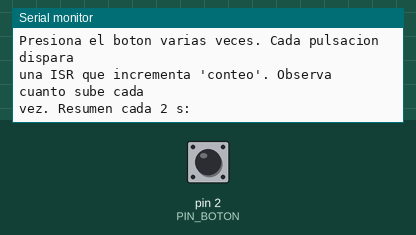
A sketch run on a simulated Arduino Uno, built with avr-gcc and run on an emulated ATmega328P. On the bench: the last lines printed to the serial monitor. The test bench sets the inputs (shaded band); at power-on: pin 2 (PIN_BOTON) LOW.

Above: at 1.2 s.
1.3 s: pin 2 (PIN_BOTON) pulled HIGH for 0.15 s
At 3.1 s:
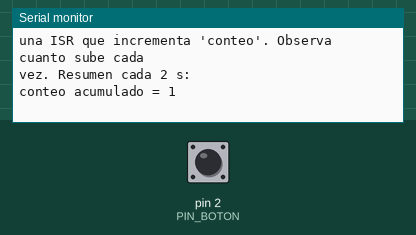
4.4 s: pin 2 (PIN_BOTON) pulled HIGH for 1 s
At 6.7 s:
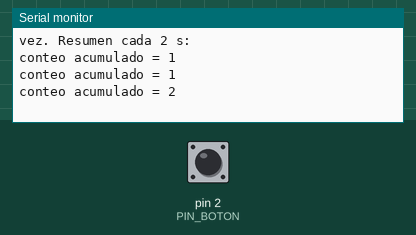
6.9 s: pin 2 (PIN_BOTON) pulled HIGH for 0.15 s
At 8.9 s:
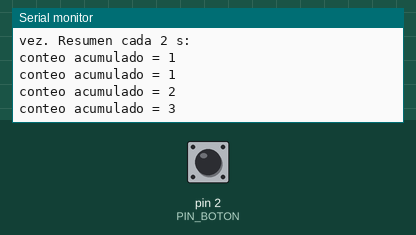
Timing chart, 0 to 10.4 s (numbered marks = the images above; inputs shaded):
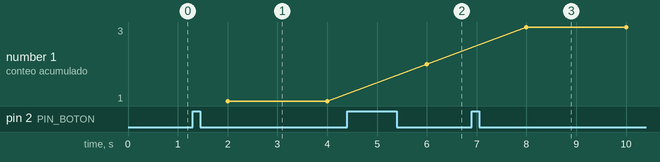

The sketch:

lab-02-demo-conteo-flancos.ino
```cpp
/*
 * Demostración de interrupción externa: conteo de flancos de un botón.
 * Sesión 2 — worked example de la presentación de teoría.
 *
 * Propósito: mostrar que una interrupción RISING cuenta CADA flanco físico
 * del botón, con resolución de microsegundos e independiente del loop().
 *
 * Circuito requerido (el mismo de la Sesión 1):
 *   - Botón en D2 (INT0) con resistencia pull-down de 10 kΩ a GND.
 *   - Al presionar, el pin pasa a HIGH -> se genera un flanco RISING.
 *
 * Qué se observa: al presionar UNA vez y soltar, el contador suele
 * incrementar MÁS de uno. No es un error del programa: cada rebote mecánico
 * del contacto (una ráfaga de transiciones en ~1-10 ms) genera su propia
 * interrupción. Con polling y delay() ese fenómeno quedaba por debajo de la
 * resolución del muestreo; con interrupción se hace visible.
 */

// Pin del botón en una entrada de interrupción externa del Arduino Uno.
const int PIN_BOTON = 2;        // D2 = INT0

// Contador modificado dentro de la ISR: obligatorio usar volatile.
volatile unsigned int conteo = 0;

void contar() {
  // ISR: lo más breve posible. Solo incrementa el contador.
  conteo++;
}

void setup() {
  Serial.begin(9600);
  pinMode(PIN_BOTON, INPUT);            // botón con pull-down externo (S1)
  // RISING: la ISR se ejecuta en cada flanco ascendente (al presionar).
  attachInterrupt(digitalPinToInterrupt(PIN_BOTON), contar, RISING);
  Serial.println("Presiona el boton varias veces. Cada pulsacion dispara");
  Serial.println("una ISR que incrementa 'conteo'. Observa cuanto sube cada");
  Serial.println("vez. Resumen cada 2 s:");
}

unsigned long ultimoResumen = 0;

void loop() {
  // Cada 2 s reporta el valor acumulado del contador (no bloquea la ISR).
  if (millis() - ultimoResumen >= 2000) {
    ultimoResumen = millis();
    // Suspende las interrupciones por un instante para leer el contador con
    // seguridad; las ISR se retoman después de la lectura.
    noInterrupts();
    unsigned int valor = conteo;
    interrupts();
    Serial.print("conteo acumulado = ");
    Serial.println(valor);
  }
}
```

Measured:
- after the input at 1.3 s, the serial monitor: prints a new line after 0.70 s (image 1)
- after the input at 4.4 s, the serial monitor: prints a new line after 1.6 s (image 2)
- after the input at 6.9 s, the serial monitor: prints a new line after 1.1 s (image 3)
- plotted number 1: 1 → 2 after the input at 4.4 s, 2 → 3 after the input at 6.9 s
